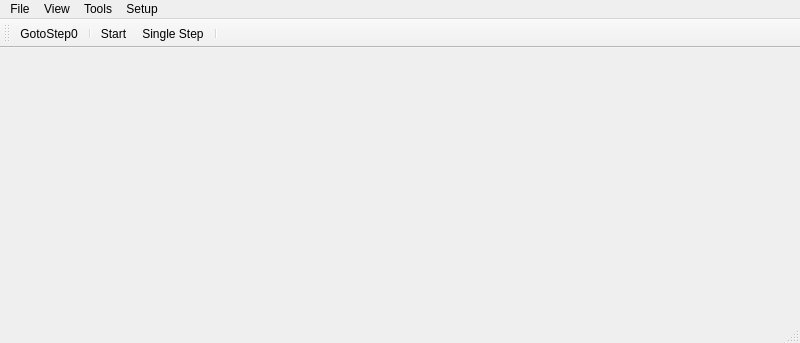
<?xml version="1.0" encoding="UTF-8"?>
<ui version="4.0">
 <class>MainWindow</class>
 <widget class="QMainWindow" name="MainWindow">
  <property name="geometry">
   <rect>
    <x>0</x>
    <y>0</y>
    <width>800</width>
    <height>343</height>
   </rect>
  </property>
  <property name="windowTitle">
   <string>icFlow4: 2D collision simulation</string>
  </property>
  <widget class="QWidget" name="centralwidget"/>
  <widget class="QMenuBar" name="menubar">
   <property name="geometry">
    <rect>
     <x>0</x>
     <y>0</y>
     <width>800</width>
     <height>27</height>
    </rect>
   </property>
   <widget class="QMenu" name="menuFile">
    <property name="title">
     <string>File</string>
    </property>
    <addaction name="separator"/>
    <addaction name="actionSave_Mesh"/>
    <addaction name="separator"/>
    <addaction name="action_quit"/>
   </widget>
   <widget class="QMenu" name="menuTools">
    <property name="title">
     <string>View</string>
    </property>
    <addaction name="separator"/>
    <addaction name="separator"/>
    <addaction name="separator"/>
    <addaction name="actionUse_Initial_State"/>
    <addaction name="actionCurrent_Space"/>
   </widget>
   <widget class="QMenu" name="menuTools_2">
    <property name="title">
     <string>Tools</string>
    </property>
    <addaction name="action_camera_reset"/>
    <addaction name="separator"/>
    <addaction name="separator"/>
    <addaction name="actionRemesh"/>
    <addaction name="actionSwap_Buffers"/>
    <addaction name="separator"/>
    <addaction name="actionClear_Velocity"/>
   </widget>
   <widget class="QMenu" name="menuSetup">
    <property name="title">
     <string>Setup</string>
    </property>
    <addaction name="actionIndentation"/>
    <addaction name="actionShear"/>
    <addaction name="actionStretch"/>
    <addaction name="actionSelf_collision"/>
    <addaction name="actionCZs"/>
   </widget>
   <addaction name="menuFile"/>
   <addaction name="menuTools"/>
   <addaction name="menuTools_2"/>
   <addaction name="menuSetup"/>
  </widget>
  <widget class="QStatusBar" name="statusbar"/>
  <widget class="QToolBar" name="toolBar">
   <property name="sizePolicy">
    <sizepolicy hsizetype="Preferred" vsizetype="Fixed">
     <horstretch>0</horstretch>
     <verstretch>0</verstretch>
    </sizepolicy>
   </property>
   <property name="windowTitle">
    <string>toolBar</string>
   </property>
   <property name="movable">
    <bool>true</bool>
   </property>
   <property name="allowedAreas">
    <set>Qt::BottomToolBarArea|Qt::TopToolBarArea</set>
   </property>
   <property name="floatable">
    <bool>false</bool>
   </property>
   <attribute name="toolBarArea">
    <enum>TopToolBarArea</enum>
   </attribute>
   <attribute name="toolBarBreak">
    <bool>false</bool>
   </attribute>
   <addaction name="action_GotoStep0"/>
   <addaction name="separator"/>
   <addaction name="action_simulation_start"/>
   <addaction name="action_simulation_single_step"/>
   <addaction name="separator"/>
  </widget>
  <action name="action_camera_reset">
   <property name="text">
    <string>Reset Camera</string>
   </property>
   <property name="shortcut">
    <string>Ctrl+R</string>
   </property>
  </action>
  <action name="action_simulation_start">
   <property name="checkable">
    <bool>true</bool>
   </property>
   <property name="icon">
    <iconset resource="../icons.qrc">
     <normaloff>:/ic/icons/media-playback-start.svg</normaloff>
     <normalon>:/ic/icons/media-playback-pause.svg</normalon>:/ic/icons/media-playback-start.svg</iconset>
   </property>
   <property name="text">
    <string>Start</string>
   </property>
   <property name="shortcut">
    <string>F5</string>
   </property>
  </action>
  <action name="action_quit">
   <property name="icon">
    <iconset resource="../icons.qrc">
     <normaloff>:/icons/but-quit.png</normaloff>:/icons/but-quit.png</iconset>
   </property>
   <property name="text">
    <string>Quit</string>
   </property>
   <property name="shortcut">
    <string>Ctrl+Q</string>
   </property>
  </action>
  <action name="action_simulation_single_step">
   <property name="icon">
    <iconset resource="../icons.qrc">
     <normaloff>:/ic/icons/system-log-out.svg</normaloff>:/ic/icons/system-log-out.svg</iconset>
   </property>
   <property name="text">
    <string>Single Step</string>
   </property>
   <property name="toolTip">
    <string>Single step</string>
   </property>
   <property name="shortcut">
    <string>Ctrl+D</string>
   </property>
  </action>
  <action name="action_GotoStep0">
   <property name="icon">
    <iconset resource="../icons.qrc">
     <normaloff>:/ic/icons/go-first.svg</normaloff>:/ic/icons/go-first.svg</iconset>
   </property>
   <property name="text">
    <string>GotoStep0</string>
   </property>
   <property name="shortcut">
    <string>Ctrl+1</string>
   </property>
  </action>
  <action name="actionSave_Mesh">
   <property name="text">
    <string>Save Mesh...</string>
   </property>
   <property name="shortcut">
    <string>Ctrl+S</string>
   </property>
  </action>
  <action name="actionUse_Initial_State">
   <property name="text">
    <string>Initial Space</string>
   </property>
  </action>
  <action name="actionRemesh">
   <property name="text">
    <string>Remesh</string>
   </property>
   <property name="shortcut">
    <string>F4</string>
   </property>
  </action>
  <action name="actionSwap_Buffers">
   <property name="text">
    <string>Swap Buffers</string>
   </property>
  </action>
  <action name="actionClear_Velocity">
   <property name="text">
    <string>Clear Velocity</string>
   </property>
  </action>
  <action name="actionCurrent_Space">
   <property name="text">
    <string>Current Space</string>
   </property>
  </action>
  <action name="actionIndentation">
   <property name="text">
    <string>Indentation</string>
   </property>
  </action>
  <action name="actionShear">
   <property name="text">
    <string>Shear</string>
   </property>
  </action>
  <action name="actionStretch">
   <property name="text">
    <string>Stretch</string>
   </property>
  </action>
  <action name="actionSelf_collision">
   <property name="text">
    <string>Self-collision</string>
   </property>
  </action>
  <action name="actionCZs">
   <property name="text">
    <string>CZs</string>
   </property>
  </action>
 </widget>
 <resources>
  <include location="../icons.qrc"/>
 </resources>
 <connections/>
</ui>
